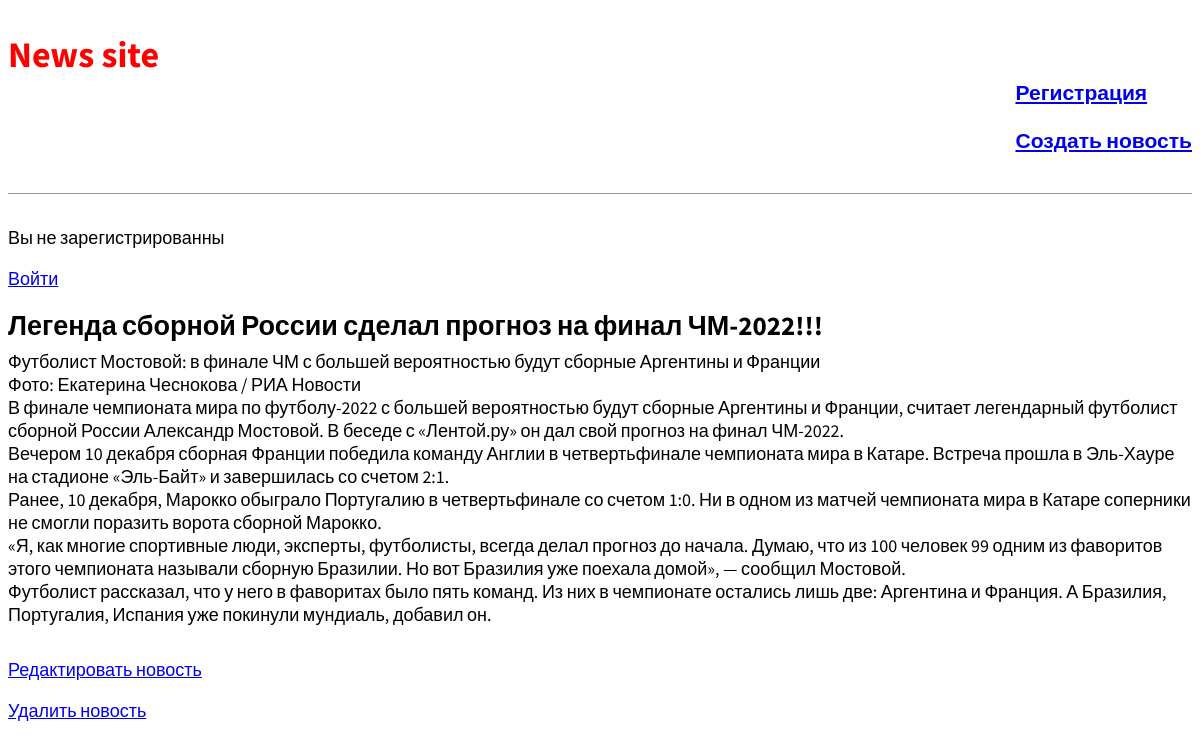
Screenshot of /post/3/ with the database file from the repository.
### news/models.py (models this page shows, shortened)
class Post(models.Model):
	title = models.CharField(max_length=200)
	author = models.ForeignKey('auth.User', on_delete=models.CASCADE, )
	content = models.TextField()

### news/views.py (the view)
# urls.py: path('post/<int:pk>/', NewsDetailView.as_view(), name='post_detail'),
class NewsDetailView(DetailView):
	model = Post
	template_name = 'post_detail.html'

### news/templates/post_detail.html
{% extends 'base.html' %}
{% block content %}
<div class="post-entry">
    <h2>{{ post.title }}</h2>
    <p>{{ post.content|linebreaks }}</p>
</div>
<p><a href="{% url 'post_edit' post.pk %}">Редактировать новость</a></p>
<p><a href="{% url 'post_delete' post.pk %}">Удалить новость</a></p>
{% endblock content %}

### static/css/base.css (style rules this page uses)
body { font-family: 'Source Sans Pro', sans-serif; font-size: 18px; }
.post-entry { margin-bottom: 2rem; }
.post-entry h2 { margin: 0.5rem 0; }
.post-entry p { margin: 0; font-weight: 400; }

### rows the page displays
Post: title "Легенда сборной России сделал прогноз на финал ЧМ-2022!!!", content "Футболист Мостовой: в финале ЧМ с большей вероятностью будут сборные Аргентины и Франции Фото: Екатерина Чеснокова / РИА Новости В финале чемпионата мира по футболу-2022 с большей вероятностью будут сборные Аргентины и Франции, считает легендарный футболист сборной России Александр Мостовой. В беседе с «Лентой.ру» он дал свой прогноз на финал ЧМ-2022. Вечером 10 декабря сборная Франции победила команду Англии в четвертьфинале чемпионата мира в Катаре. Встреча прошла в Эль-Хауре на стадионе «Эль-Байт» и завершилась со счетом 2:1. Ранее, 10 декабря, Марокко обыграло Португалию в четвертьфинале со счетом 1:0. Ни в одном из матчей чемпионата мира в Катаре соперники не смогли поразить ворота…"
